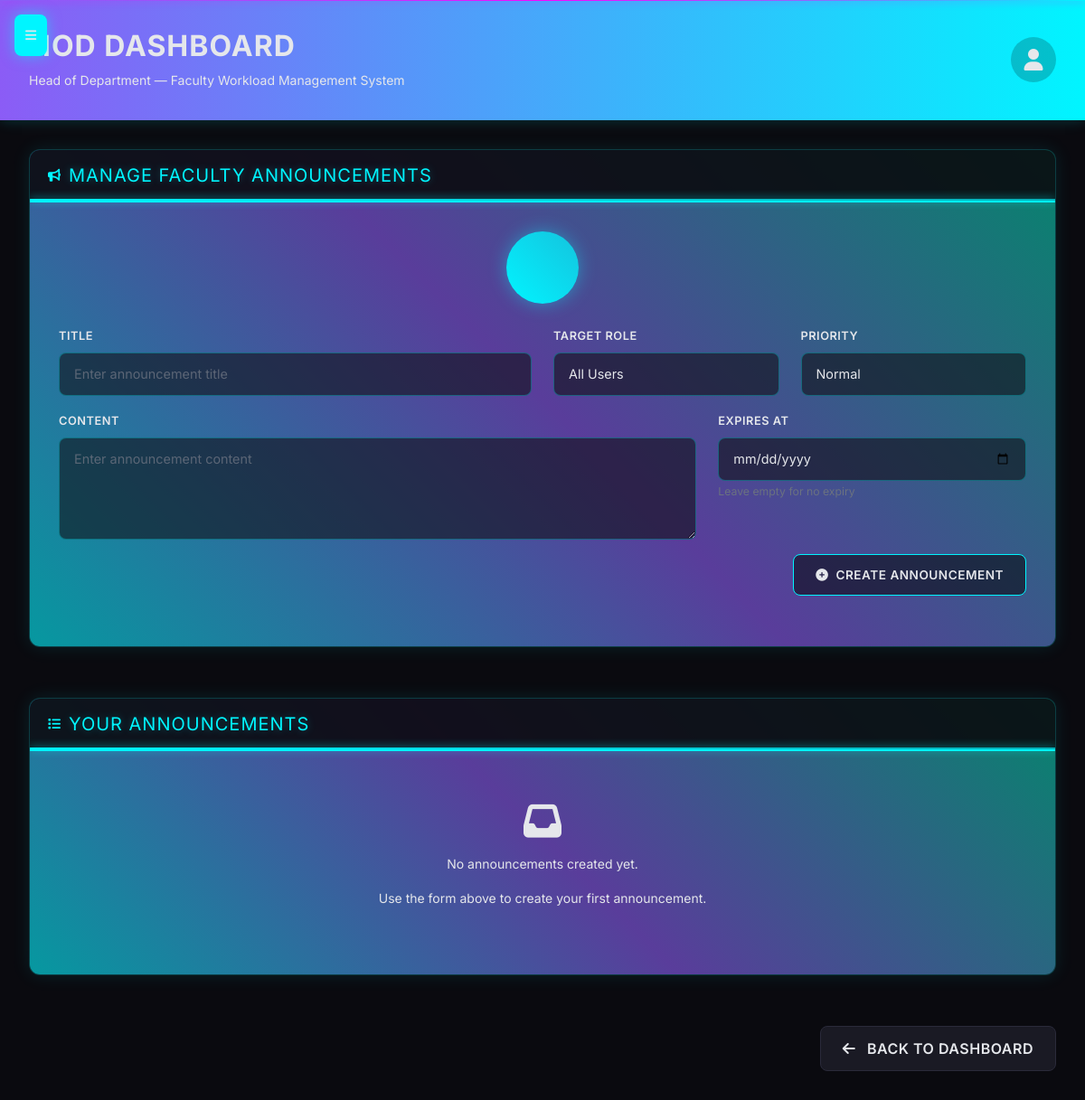
The app's page /hod_dashboard/announcements (signed in), older data.
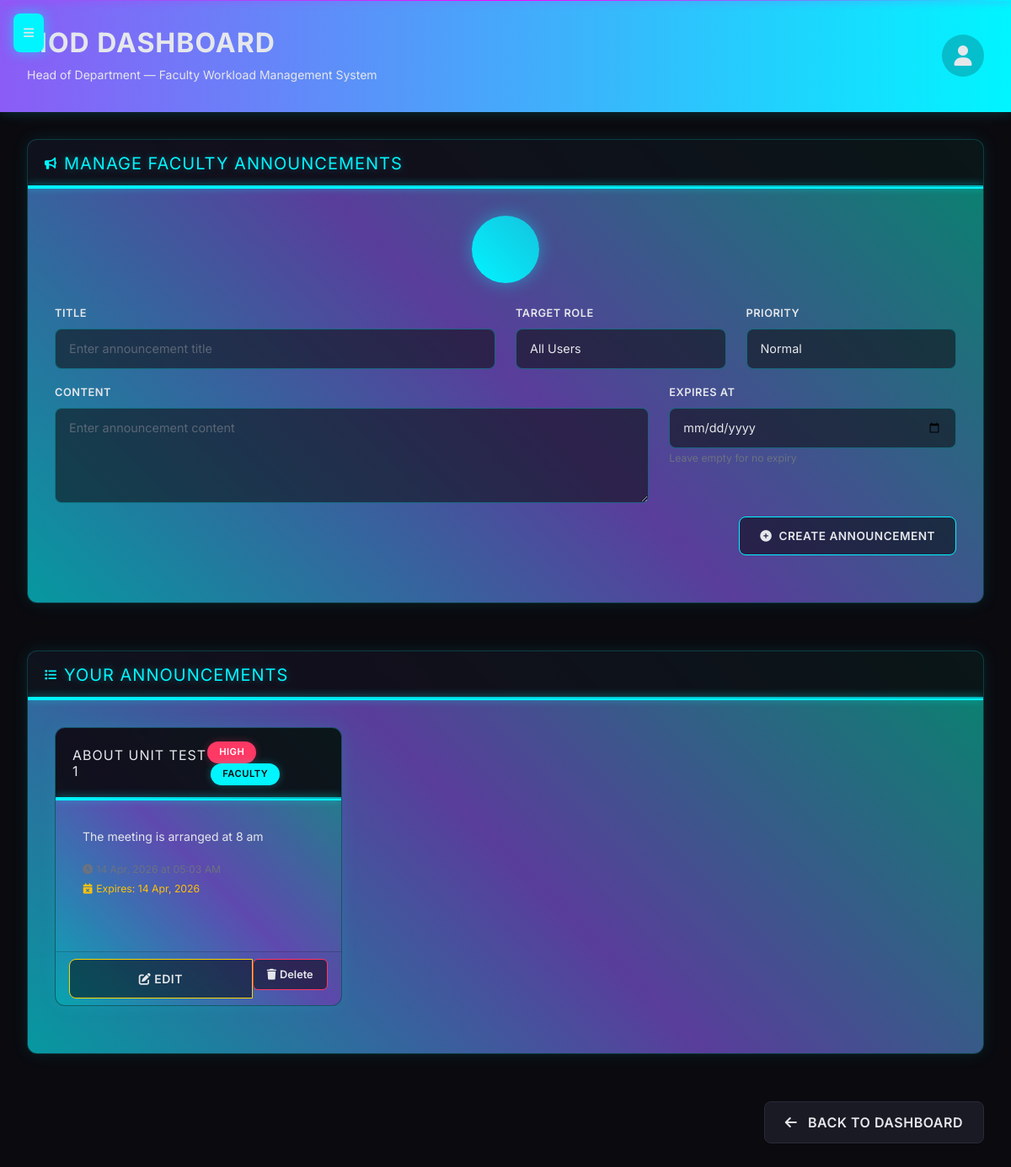
The same page, newer data.
### models.py (models this page shows)
class Announcement(db.Model):
    id = db.Column(db.Integer, primary_key=True)
    title = db.Column(db.String(200), nullable=False)
    content = db.Column(db.Text, nullable=False)
    created_by = db.Column(db.Integer, db.ForeignKey('user.id'), nullable=False)
    target_role = db.Column(db.String(20), nullable=False)  # 'faculty', 'student', 'all'
    priority = db.Column(db.String(10), default='normal')  # 'high', 'normal', 'low'
    is_active = db.Column(db.Boolean, default=True)
    expires_at = db.Column(db.DateTime)
    timestamp = db.Column(db.DateTime, default=datetime.utcnow)
    creator = db.relationship('User', backref='announcements')

### app.py (the view, shortened to what this page needs)
@app.route('/hod_dashboard/announcements', methods=['GET', 'POST'])
@login_required
def hod_announcements():
    if current_user.role != 'hod':
        flash('Access denied. HOD privileges required.', 'error')
        return redirect(url_for('login'))
    form = AnnouncementForm()
    announcements = Announcement.query.filter_by(created_by=current_user.id).order_by(Announcement.timestamp.desc()).all()
    return render_template('hod/announcements.html', form=form, announcements=announcements)

### forms.py
class AnnouncementForm(FlaskForm):
    title = StringField('Title', validators=[DataRequired(), Length(min=5, max=200), Regexp(r'^[A-Za-z0-9\s\-\'\.\,\!]+$', message='Title can only contain letters, numbers, spaces, and basic punctuation')])
    content = TextAreaField('Content', validators=[DataRequired(), Length(min=10)])
    target_role = SelectField('Target Audience', choices=[
        ('faculty', 'Faculty'),
        ('student', 'Students'),
        ('all', 'All Users')
    ], validators=[DataRequired()])
    priority = SelectField('Priority', choices=[
        ('high', 'High'),
        ('normal', 'Normal'),
        ('low', 'Low')
    ], default='normal')
    expires_at = DateField('Expires On', validators=[Optional()])
    submit = SubmitField('Create Announcement')

### app.py (called while the page is built)
@login_manager.user_loader
def load_user(user_id):
    return User.query.get(int(user_id))

### templates/hod/announcements.html (shortened to what the changed rows need)
{% extends "hod_base.html" %}
{% block content %}
<div class="row">
    <div class="col-12">
        <div class="card">
            <div class="card-body">
                {% if announcements %}
                    <div class="row">
                        {% for announcement in announcements %}
                        <div class="col-md-6 col-lg-4 mb-4">
                            <div class="card h-100">
                                <div class="card-header d-flex justify-content-between align-items-center">
                                    <h6 class="mb-0">{{ announcement.title }}</h6>
                                    <div>
                                        {% if announcement.priority == 'high' %}
                                            <span class="badge bg-danger">High</span>
                                        {% elif announcement.priority == 'normal' %}
                                            <span class="badge bg-primary">Normal</span>
                                        {% else %}
                                            <span class="badge bg-secondary">Low</span>
                                        {% endif %}
                                        <span class="badge bg-info ms-1">{{ announcement.target_role|title }}</span>
                                    </div>
                                </div>
                                <div class="card-body">
                                    <p class="card-text">{{ announcement.content[:100] }}{% if announcement.content|length > 100 %}...{% endif %}</p>
                                    <small class="text-muted">
                                        <i class="fas fa-clock me-1"></i>{{ announcement.timestamp.strftime('%d %b, %Y at %I:%M %p') if announcement.timestamp else 'Just now' }}
                                    </small>
                                    {% if announcement.expires_at %}
                                        <br><small class="text-warning">
                                            <i class="fas fa-calendar-times me-1"></i>Expires: {{ announcement.expires_at.strftime('%d %b, %Y') }}
                                        </small>
                                    {% endif %}
                                </div>
                                <div class="card-footer">
                                    <div class="btn-group w-100">
                                        <button class="btn btn-sm btn-warning">
                                            <i class="fas fa-edit me-1"></i>Edit
                                        </button>
                                        <form method="POST" action="{{ url_for('hod_delete_announcement', announcement_id=announcement.id) }}" style="display: inline;" onsubmit="return confirm('Are you sure you want to delete this announcement?');">
                                            <button type="submit" class="btn btn-sm btn-danger">
                                                <i class="fas fa-trash me-1"></i>Delete
                                            </button>
                                        </form>
                                    </div>
                                </div>
                            </div>
                        </div>
                        {% endfor %}
                    </div>
                {% else %}
                    <div class="text-center text-muted py-4">
                        <i class="fas fa-inbox fa-3x mb-3"></i>
                        <p>No announcements created yet.</p>
                        <p>Use the form above to create your first announcement.</p>
                    </div>
                {% endif %}
            </div>
        </div>
    </div>
</div>
{% endblock %}

Row changes from the older to the newer data that the page shows:
added Announcement: title "ABOUT UNIT TEST 1", priority "HIGH", target_role "FACULTY", content "The meeting is arranged at 8 am", timestamp "14 Apr, 2026 at 05:03 AM", expires_at "14 Apr, 2026"
Text that changed along with them:
text no longer shown: "No announcements created yet. Use the form above to create your first announcement."
